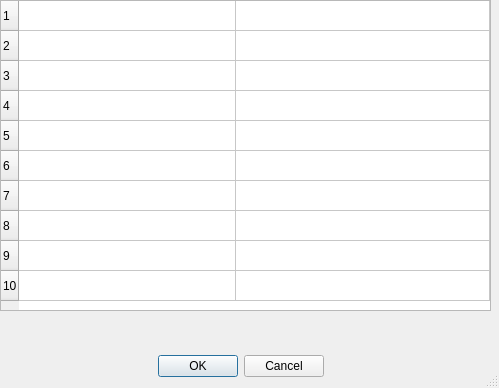
<?xml version="1.0" encoding="UTF-8"?>
<ui version="4.0">
 <class>LimitInputWindow</class>
 <widget class="QDialog" name="LimitInputWindow">
  <property name="geometry">
   <rect>
    <x>0</x>
    <y>0</y>
    <width>499</width>
    <height>388</height>
   </rect>
  </property>
  <property name="windowTitle">
   <string>Dialog</string>
  </property>
  <property name="sizeGripEnabled">
   <bool>true</bool>
  </property>
  <property name="modal">
   <bool>true</bool>
  </property>
  <widget class="QDialogButtonBox" name="buttonBox">
   <property name="geometry">
    <rect>
     <x>70</x>
     <y>350</y>
     <width>341</width>
     <height>32</height>
    </rect>
   </property>
   <property name="focusPolicy">
    <enum>Qt::TabFocus</enum>
   </property>
   <property name="orientation">
    <enum>Qt::Horizontal</enum>
   </property>
   <property name="standardButtons">
    <set>QDialogButtonBox::Cancel|QDialogButtonBox::Ok</set>
   </property>
   <property name="centerButtons">
    <bool>true</bool>
   </property>
  </widget>
  <widget class="QTableWidget" name="table">
   <property name="geometry">
    <rect>
     <x>0</x>
     <y>0</y>
     <width>491</width>
     <height>311</height>
    </rect>
   </property>
   <property name="showGrid">
    <bool>true</bool>
   </property>
   <property name="sortingEnabled">
    <bool>false</bool>
   </property>
   <property name="wordWrap">
    <bool>false</bool>
   </property>
   <property name="cornerButtonEnabled">
    <bool>true</bool>
   </property>
   <property name="rowCount">
    <number>10</number>
   </property>
   <property name="columnCount">
    <number>2</number>
   </property>
   <attribute name="horizontalHeaderVisible">
    <bool>false</bool>
   </attribute>
   <attribute name="horizontalHeaderMinimumSectionSize">
    <number>30</number>
   </attribute>
   <attribute name="horizontalHeaderDefaultSectionSize">
    <number>217</number>
   </attribute>
   <attribute name="horizontalHeaderShowSortIndicator" stdset="0">
    <bool>true</bool>
   </attribute>
   <attribute name="horizontalHeaderStretchLastSection">
    <bool>true</bool>
   </attribute>
   <attribute name="verticalHeaderVisible">
    <bool>true</bool>
   </attribute>
   <row/>
   <row/>
   <row/>
   <row/>
   <row/>
   <row/>
   <row/>
   <row/>
   <row/>
   <row/>
   <column/>
   <column/>
  </widget>
 </widget>
 <tabstops>
  <tabstop>buttonBox</tabstop>
 </tabstops>
 <resources/>
 <connections>
  <connection>
   <sender>buttonBox</sender>
   <signal>accepted()</signal>
   <receiver>LimitInputWindow</receiver>
   <slot>accept()</slot>
   <hints>
    <hint type="sourcelabel">
     <x>238</x>
     <y>214</y>
    </hint>
    <hint type="destinationlabel">
     <x>157</x>
     <y>244</y>
    </hint>
   </hints>
  </connection>
  <connection>
   <sender>buttonBox</sender>
   <signal>rejected()</signal>
   <receiver>LimitInputWindow</receiver>
   <slot>reject()</slot>
   <hints>
    <hint type="sourcelabel">
     <x>306</x>
     <y>220</y>
    </hint>
    <hint type="destinationlabel">
     <x>286</x>
     <y>244</y>
    </hint>
   </hints>
  </connection>
 </connections>
</ui>
